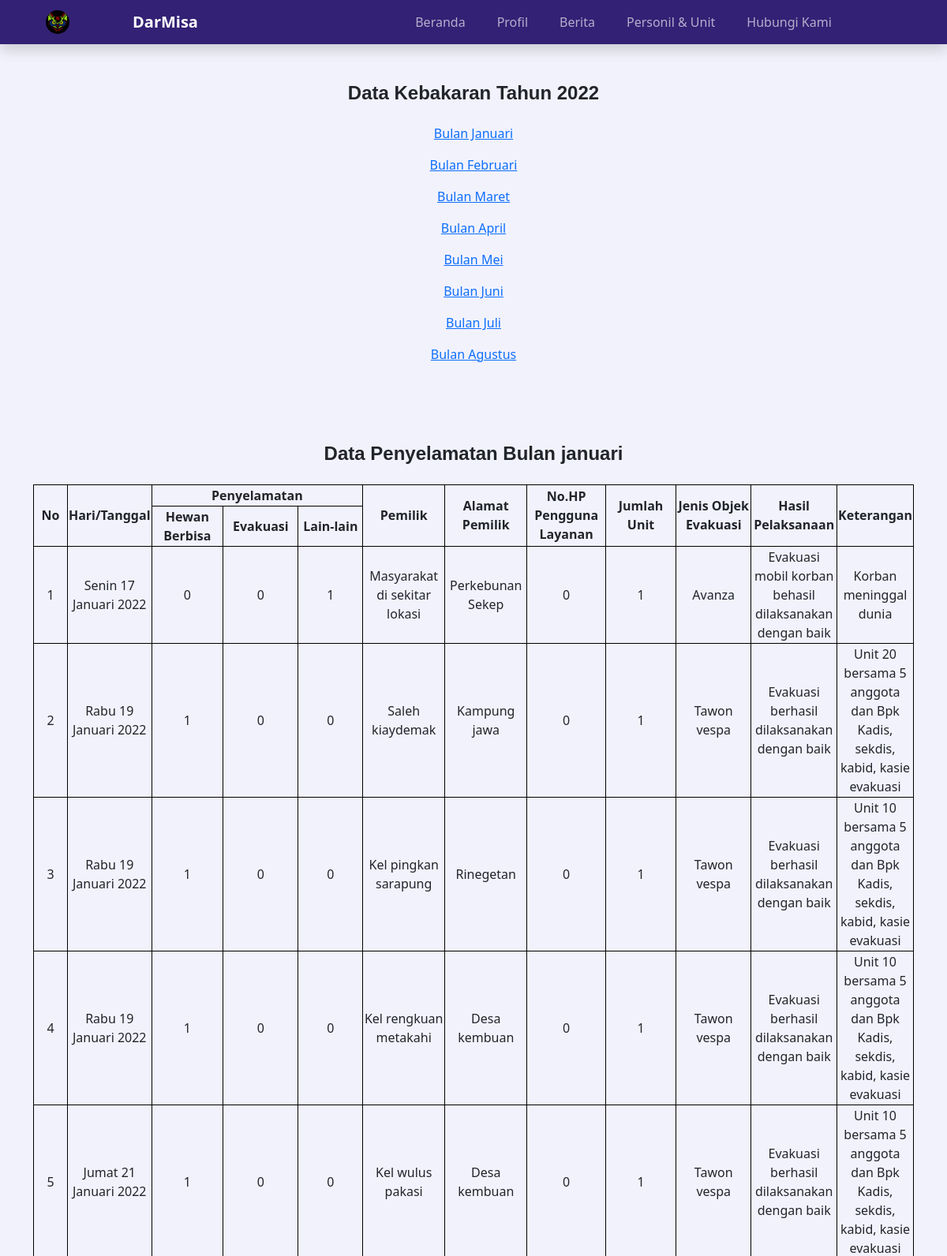
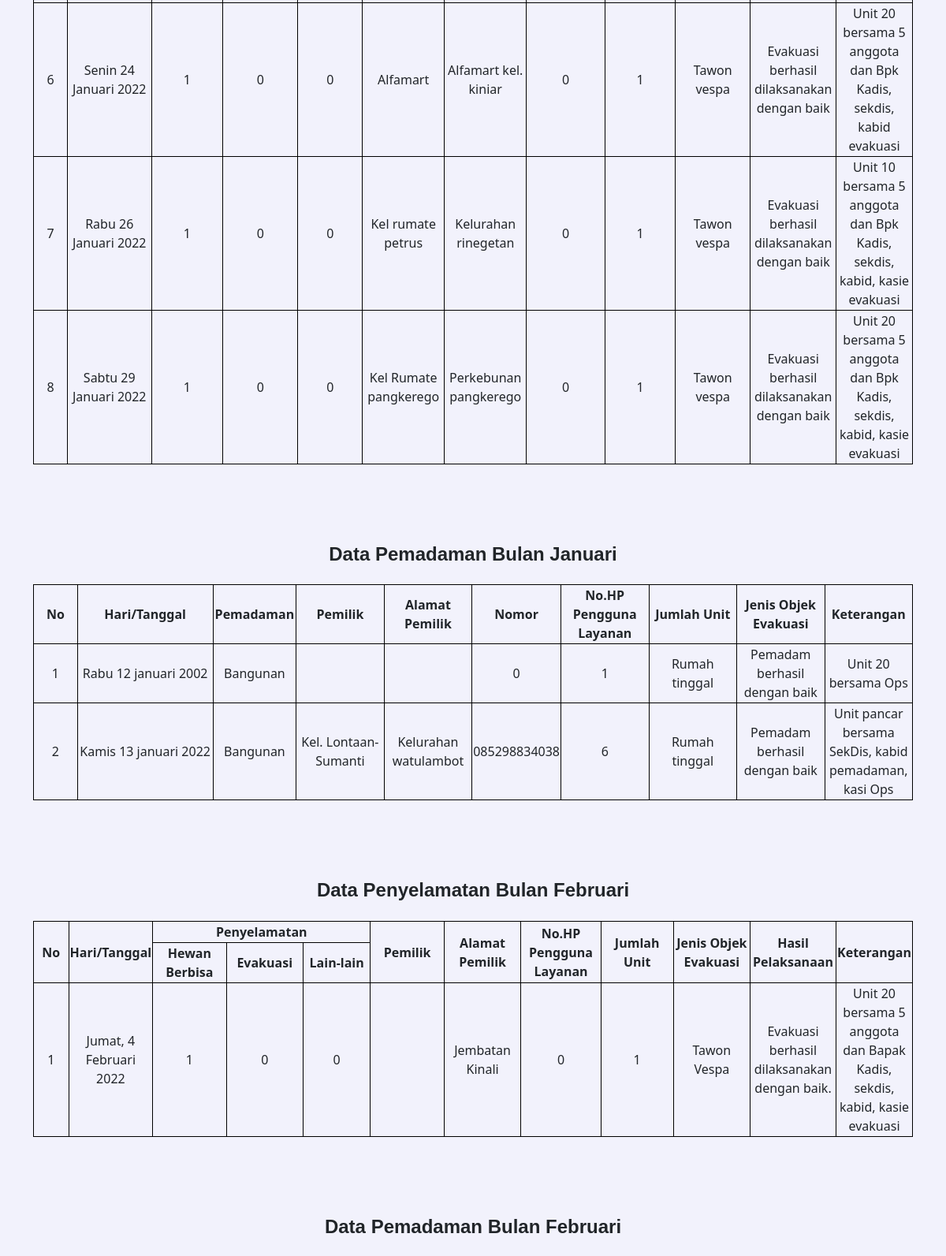
Page /data-kebakaran.php (upper part) on the committed database (2 pictures, top to bottom).
### tables this page shows
CREATE TABLE `penyelamatan_januari` (
  `id` int(11) NOT NULL,
  `No` int(11) NOT NULL,
  `tanggal` varchar(100) NOT NULL,
  `peny_hwn_brbisa` int(11) NOT NULL,
  `peny_eva` int(11) NOT NULL,
  `peny_lain` int(11) NOT NULL,
  `pemilik` varchar(100) NOT NULL,
  `almt_pemilik` varchar(100) NOT NULL,
  `no_hp` int(15) NOT NULL,
  `jmlh_unit` int(11) NOT NULL,
  `jns_objk_eva` varchar(100) NOT NULL,
  `hsl_plksnn` varchar(100) NOT NULL,
  `Waktu Pelaksanaan_Mulai` varchar(100) NOT NULL,
  `Waktu Pelaksanaan_Selesai` varchar(100) NOT NULL,
  `ket` varchar(100) NOT NULL
);

CREATE TABLE `pemadaman_januari` (
  `id` int(11) NOT NULL,
  `No` int(11) NOT NULL,
  `Hari/Tanggal` varchar(100) NOT NULL,
  `Pemadaman` varchar(100) NOT NULL,
  `Pemilik` varchar(100) NOT NULL,
  `Alamat Pemilik` varchar(100) NOT NULL,
  `Nomor HP` varchar(15) NOT NULL,
  `Jumlah Unit` int(11) NOT NULL,
  `Jenis Objek` varchar(100) NOT NULL,
  `Hasil Pelaksanaan` varchar(100) NOT NULL,
  `Keterangan` varchar(100) NOT NULL
);

CREATE TABLE `penyelamatan_februari` (
  `id` int(11) NOT NULL,
  `No` int(11) NOT NULL,
  `Hari/Tanggal` varchar(100) NOT NULL,
  `Penyelamatan Hewan Berbisa` int(11) NOT NULL,
  `Penyelamatan Evakuasi` int(11) NOT NULL,
  `Penyelamatan lain-lain` int(11) NOT NULL,
  `Pemilik` varchar(100) NOT NULL,
  `Alamat Pemilik` varchar(100) NOT NULL,
  `Nomor HP` int(15) NOT NULL,
  `Jumlah Unit` int(11) NOT NULL,
  `Jenis Objeck` varchar(100) NOT NULL,
  `Hasil Pelaksanaan` varchar(100) NOT NULL,
  `Keterangan` varchar(100) NOT NULL
);

### data-kebakaran.php (the view, shortened to what this page needs)
<?php
include_once 'koneksi.php';
?>
<!DOCTYPE html>
<html lang="en">
<head>
    <link rel="stylesheet" href="./dist/css/data-kebakaran.css">
    <link rel="stylesheet" href="https://cdn.jsdelivr.net/npm/bootstrap-icons@1.9.1/font/bootstrap-icons.css">
    <link href="https://cdn.jsdelivr.net/npm/bootstrap@5.2.2/dist/css/bootstrap.min.css" rel="stylesheet">
    <link href="/docs/5.2/dist/css/bootstrap.min.css" rel="stylesheet">
</head>
<body style="background-color: #f2f2fc;">
    <nav class="navbar navbar-expand-lg shadow sticky-top" style="background-color:rgb(51, 33, 117);">
        <div class="container justify-content-between">
            <a class="navbar-brand navbar-dark d-flex  align-items-center text-white  ms-sm-3 col-6 col-md-4 me-6" aria-label="Bootstrap" href="#"></svg><img class="logo-darmisa text-dark rounded-circle" src="./image/logo_DarMisa.jpg" alt="" title="DarMisa"><span class="fw-bold" style="margin-left: 80px; margin-right: 80px;">DarMisa</span></a>
            <div class="collapse navbar-collapse text-center" id="navbarNav">
                <ul class="navbar-nav mx-auto">
                    <li class="nav-item me-4">
                        <a class="nav-link" aria-current="page" href="./home.php">Beranda</a>
                    </li>
                    <li class="nav-item me-4">
                        <a class="nav-link" aria-current="page" href="./profil.php">Profil</a>
                    </li>
                    <li class="nav-item me-4">
                        <a class="nav-link" aria-current="page" href="./berita.php">Berita</a>
                    </li>
                    <li class="nav-item me-4">
                        <a class="nav-link" aria-current="page" href="./personil.php">Personil & Unit</a>
                    </li>
                    <li class="nav-item me-4">
                        <a class="nav-link" aria-current="page" href="./kontak.html">Hubungi Kami</a>
                    </li>
                </ul>
            </div>
        </div>
    </nav>
    <section class="data">
        <div id="data1" class="container" style="margin-bottom: 200px;">
            <h5 class="data-content text-center fw-bold mt-5 mb-4" style="font-size: 24px; font-family: sans-serif;">Data Kebakaran Tahun 2022</h5>
            <p class="text-center"><a href="https://docs.google.com/spreadsheets/d/1V5BsI2NlaLqLNvIH1uOAGr_veG8WvUTZvXiTgW-IX6E/edit?usp=sharing">Bulan Januari</a></p>
            <p class="text-center"><a href="https://docs.google.com/spreadsheets/d/14wG_lOhGSqlsZS8wcroVH6agcfdkvrslYSLS_c4oE_0/edit?usp=sharing">Bulan Februari</a></p>
            <p class="text-center"><a href="https://docs.google.com/spreadsheets/d/1XXW-KG2z1EJsAJ736BhaaPAEMjtDhIWvuxOtZ-VRqpI/edit?usp=sharing">Bulan Maret</a></p>
            <p class="text-center"><a href="https://docs.google.com/spreadsheets/d/1jL2vBhhxsjER_43qLBfQGEwOZbW7XoNyETC7RbP1Wy8/edit?usp=sharing">Bulan April</a></p>
            <p class="text-center"><a href="https://docs.google.com/spreadsheets/d/1Nc7t3Y7mwsxgaf8XFSmlnFV20ua92AdNGkNdVLGf4gk/edit?usp=sharing">Bulan Mei</a></p>
            <p class="text-center"><a href="https://docs.google.com/spreadsheets/d/1kcwI71bsnxsxBkX10iqtEu6Zsk-KoMvW6wBa7nXMoOo/edit?usp=sharing">Bulan Juni</a></p>
            <p class="text-center"><a href="https://docs.google.com/spreadsheets/d/16McdP-aJHylAogYrk9eHr-VJs1tKePUrRICyZgEeDhg/edit?usp=sharing">Bulan Juli</a></p>
            <p class="text-center"><a href="https://docs.google.com/spreadsheets/d/1f86CPQny1tXRtwk8T5w_S2x3OblMI0IhVj1Hae_T1bs/edit?usp=sharing">Bulan Agustus</a></p>
            <h5 class="data-content text-center fw-bold mb-4" style="font-size: 24px; font-family: sans-serif; margin-top: 100px;">Data Penyelamatan Bulan januari</h5>
            <?php
                $item = [];
                $sql = "SELECT * FROM penyelamatan_januari";
                if ($result = mysqli_query($con, $sql)) {
                    while ($row = mysqli_fetch_row($result)) {
                    $item[] = $row;
                    }
                }
            ?>
            <table>
                <tr>
                    <th rowspan="2" style="border: 1px solid black; width: 5%; text-align: center;">No</th>
                    <th rowspan="2" style="border: 1px solid black; text-align: center;">Hari/Tanggal</th>
                    <th colspan="3" style="border: 1px solid black; text-align: center;">Penyelamatan</th>
                    <th rowspan="2" style="border: 1px solid black; width: 10%; text-align: center;">Pemilik</th>
                    <th rowspan="2" style="border: 1px solid black; width: 10%; text-align: center;">Alamat Pemilik</th>
                    <th rowspan="2" style="border: 1px solid black; width: 10%; text-align: center;">No.HP Pengguna Layanan</th>
                    <th rowspan="2" style="border: 1px solid black; width: 10%; text-align: center;">Jumlah Unit</th>
                    <th rowspan="2" style="border: 1px solid black; width: 10%; text-align: center;">Jenis Objek Evakuasi</th>
                    <th rowspan="2" style="border: 1px solid black; width: 10%; text-align: center;">Hasil Pelaksanaan</th>
                    <th rowspan="2" style="border: 1px solid black; width: 10%; text-align: center;">Keterangan</th>
                </tr>
                <tr>
                    <th style="border: 1px solid black; width: 10%; text-align: center;">Hewan Berbisa</th>
                    <th style="border: 1px solid black; width: 10%; text-align: center;">Evakuasi</th>
                    <th style="border: 1px solid black; width: 10%; text-align: center;">Lain-lain</th>
                </tr>
            <?php foreach ($item as $row): ?>
                <tr style="height: 40px;">
                    <td style="border: 1px solid black; text-align: center;"><?= $row[1];?></td>
                    <td style="border: 1px solid black; text-align: center;"><?= $row[2];?></td>
                    <td style="border: 1px solid black; text-align: center;"><?= $row[3];?></td>
                    <td style="border: 1px solid black; text-align: center;"><?= $row[4];?></td>
                    <td style="border: 1px solid black; text-align: center;"><?= $row[5];?></td>
                    <td style="border: 1px solid black; text-align: center;"><?= $row[6];?></td>
                    <td style="border: 1px solid black; text-align: center;"><?= $row[7];?></td>
                    <td style="border: 1px solid black; text-align: center;"><?= $row[8];?></td>
                    <td style="border: 1px solid black; text-align: center;"><?= $row[9];?></td>
                    <td style="border: 1px solid black; text-align: center;"><?= $row[10];?></td>
                    <td style="border: 1px solid black; text-align: center;"><?= $row[11];?></td>
                    <td style="border: 1px solid black; text-align: center;"><?= $row[14];?></td>
                </tr>
            <?php endforeach; ?>
            </table>
            <h5 class="data-content text-center fw-bold mb-4" style="font-size: 24px; font-family: sans-serif; margin-top: 100px;">Data Pemadaman Bulan Januari</h5>
            <?php
                $item = [];
                $sql = "SELECT * FROM pemadaman_januari";
                if ($result = mysqli_query($con, $sql)) {
                    while ($row = mysqli_fetch_row($result)) {
                    $item[] = $row;
                    }
                }
            ?>
            <table>
                <tr>
                    <th rowspan="2" style="border: 1px solid black; width: 5%; text-align: center;">No</th>
                    <th rowspan="2" style="border: 1px solid black; text-align: center;">Hari/Tanggal</th>
                    <th colspan="3" rowspan="2" style="border: 1px solid black; text-align: center;">Pemadaman</th>
                    <th rowspan="2" style="border: 1px solid black; width: 10%; text-align: center;">Pemilik</th>
                    <th rowspan="2" style="border: 1px solid black; width: 10%; text-align: center;">Alamat Pemilik</th>
                    <th rowspan="2" style="border: 1px solid black; width: 10%; text-align: center;">Nomor</th>
                    <th rowspan="2" style="border: 1px solid black; width: 10%; text-align: center;">No.HP Pengguna Layanan</th>
                    <th rowspan="2" style="border: 1px solid black; width: 10%; text-align: center;">Jumlah Unit</th>
                    <th rowspan="2" style="border: 1px solid black; width: 10%; text-align: center;">Jenis Objek Evakuasi</th>
                    <th rowspan="2" style="border: 1px solid black; width: 10%; text-align: center;">Keterangan</th>
                </tr>
                <tr>
                </tr>
            <?php foreach ($item as $row): ?>
                <tr style="height: 40px;">
                    <td style="border: 1px solid black; text-align: center;"><?= $row[1];?></td>
                    <td style="border: 1px solid black; text-align: center;"><?= $row[2];?></td>
                    <td style="border: 1px solid black; text-align: center;" colspan="3"><?= $row[3];?></td>
                    <td style="border: 1px solid black; text-align: center;"><?= $row[4];?></td>
                    <td style="border: 1px solid black; text-align: center;"><?= $row[5];?></td>
                    <td style="border: 1px solid black; text-align: center;"><?= $row[6];?></td>
                    <td style="border: 1px solid black; text-align: center;"><?= $row[7];?></td>
                    <td style="border: 1px solid black; text-align: center;"><?= $row[8];?></td>
                    <td style="border: 1px solid black; text-align: center;"><?= $row[9];?></td>
                    <td style="border: 1px solid black; text-align: center;"><?= $row[10];?></td>
                </tr>
            <?php endforeach; ?>
            </table>
            <h5 class="data-content text-center fw-bold mb-4" style="font-size: 24px; font-family: sans-serif; margin-top: 100px;">Data Penyelamatan Bulan Februari</h5>
            <?php
                $item = [];
                $sql = "SELECT * FROM penyelamatan_februari";
                if ($result = mysqli_query($con, $sql)) {
                    while ($row = mysqli_fetch_row($result)) {
                    $item[] = $row;
                    }
                }
            ?>
            <table>
                <tr>
                    <th rowspan="2" style="border: 1px solid black; width: 5%; text-align: center;">No</th>
                    <th rowspan="2" style="border: 1px solid black; text-align: center;">Hari/Tanggal</th>
                    <th colspan="3" style="border: 1px solid black; text-align: center;">Penyelamatan</th>
                    <th rowspan="2" style="border: 1px solid black; width: 10%; text-align: center;">Pemilik</th>
                    <th rowspan="2" style="border: 1px solid black; width: 10%; text-align: center;">Alamat Pemilik</th>
                    <th rowspan="2" style="border: 1px solid black; width: 10%; text-align: center;">No.HP Pengguna Layanan</th>
                    <th rowspan="2" style="border: 1px solid black; width: 10%; text-align: center;">Jumlah Unit</th>
                    <th rowspan="2" style="border: 1px solid black; width: 10%; text-align: center;">Jenis Objek Evakuasi</th>
                    <th rowspan="2" style="border: 1px solid black; width: 10%; text-align: center;">Hasil Pelaksanaan</th>
                    <th rowspan="2" style="border: 1px solid black; width: 10%; text-align: center;">Keterangan</th>
                </tr>
                <tr>
                    <th style="border: 1px solid black; width: 10%; text-align: center;">Hewan Berbisa</th>
                    <th style="border: 1px solid black; width: 10%; text-align: center;">Evakuasi</th>
                    <th style="border: 1px solid black; width: 10%; text-align: center;">Lain-lain</th>
                </tr>
            <?php foreach ($item as $row): ?>
                <tr style="height: 40px;">
                    <td style="border: 1px solid black; text-align: center;"><?= $row[1];?></td>
                    <td style="border: 1px solid black; text-align: center;"><?= $row[2];?></td>
                    <td style="border: 1px solid black; text-align: center;"><?= $row[3];?></td>
                    <td style="border: 1px solid black; text-align: center;"><?= $row[4];?></td>
                    <td style="border: 1px solid black; text-align: center;"><?= $row[5];?></td>
                    <td style="border: 1px solid black; text-align: center;"><?= $row[6];?></td>
                    <td style="border: 1px solid black; text-align: center;"><?= $row[7];?></td>
                    <td style="border: 1px solid black; text-align: center;"><?= $row[8];?></td>
                    <td style="border: 1px solid black; text-align: center;"><?= $row[9];?></td>
                    <td style="border: 1px solid black; text-align: center;"><?= $row[10];?></td>
                    <td style="border: 1px solid black; text-align: center;"><?= $row[11];?></td>
                    <td style="border: 1px solid black; text-align: center;"><?= $row[12];?></td>
                </tr>
            <?php endforeach; ?>
            </table>
            <h5 class="data-content text-center fw-bold mb-4" style="font-size: 24px; font-family: sans-serif; margin-top: 100px;">Data Pemadaman Bulan Februari</h5>
        </div>
    </section>
</body>
</html>

### rows in the picture
penyelamatan_januari: No "1", tanggal "Senin 17 Januari 2022", peny_hwn_brbisa "0", peny_eva "0", peny_lain "1", pemilik "Masyarakat di sekitar lokasi", almt_pemilik "Perkebunan Sekep", no_hp "0", jmlh_unit "1", jns_objk_eva "Avanza", hsl_plksnn "Evakuasi mobil korban behasil dilaksanakan dengan baik", ket "Korban meninggal dunia"
penyelamatan_januari: No "2", tanggal "Rabu 19 Januari 2022", peny_hwn_brbisa "1", peny_eva "0", peny_lain "0", pemilik "Saleh kiaydemak", almt_pemilik "Kampung jawa", no_hp "0", jmlh_unit "1", jns_objk_eva "Tawon vespa", hsl_plksnn "Evakuasi berhasil dilaksanakan dengan baik", ket "Unit 20 bersama 5 anggota dan Bpk Kadis, sekdis, kabid, kasie evakuasi"
penyelamatan_januari: No "3", tanggal "Rabu 19 Januari 2022", peny_hwn_brbisa "1", peny_eva "0", peny_lain "0", pemilik "Kel pingkan sarapung", almt_pemilik "Rinegetan", no_hp "0", jmlh_unit "1", jns_objk_eva "Tawon vespa", hsl_plksnn "Evakuasi berhasil dilaksanakan dengan baik", ket "Unit 10 bersama 5 anggota dan Bpk Kadis, sekdis, kabid, kasie evakuasi"
penyelamatan_januari: No "4", tanggal "Rabu 19 Januari 2022", peny_hwn_brbisa "1", peny_eva "0", peny_lain "0", pemilik "Kel rengkuan metakahi", almt_pemilik "Desa kembuan", no_hp "0", jmlh_unit "1", jns_objk_eva "Tawon vespa", hsl_plksnn "Evakuasi berhasil dilaksanakan dengan baik", ket "Unit 10 bersama 5 anggota dan Bpk Kadis, sekdis, kabid, kasie evakuasi"
penyelamatan_januari: No "5", tanggal "Jumat 21 Januari 2022", peny_hwn_brbisa "1", peny_eva "0", peny_lain "0", pemilik "Kel wulus pakasi", almt_pemilik "Desa kembuan", no_hp "0", jmlh_unit "1", jns_objk_eva "Tawon vespa", hsl_plksnn "Evakuasi berhasil dilaksanakan dengan baik", ket "Unit 10 bersama 5 anggota dan Bpk Kadis, sekdis, kabid, kasie evakuasi"
penyelamatan_januari: No "6", tanggal "Senin 24 Januari 2022", peny_hwn_brbisa "1", peny_eva "0", peny_lain "0", pemilik "Alfamart", almt_pemilik "Alfamart kel. kiniar", no_hp "0", jmlh_unit "1", jns_objk_eva "Tawon vespa", hsl_plksnn "Evakuasi berhasil dilaksanakan dengan baik", ket "Unit 20 bersama 5 anggota dan Bpk Kadis, sekdis, kabid evakuasi"
penyelamatan_januari: No "7", tanggal "Rabu 26 Januari 2022", peny_hwn_brbisa "1", peny_eva "0", peny_lain "0", pemilik "Kel rumate petrus", almt_pemilik "Kelurahan rinegetan", no_hp "0", jmlh_unit "1", jns_objk_eva "Tawon vespa", hsl_plksnn "Evakuasi berhasil dilaksanakan dengan baik", ket "Unit 10 bersama 5 anggota dan Bpk Kadis, sekdis, kabid, kasie evakuasi"
penyelamatan_januari: No "8", tanggal "Sabtu 29 Januari 2022", peny_hwn_brbisa "1", peny_eva "0", peny_lain "0", pemilik "Kel Rumate pangkerego", almt_pemilik "Perkebunan pangkerego", no_hp "0", jmlh_unit "1", jns_objk_eva "Tawon vespa", hsl_plksnn "Evakuasi berhasil dilaksanakan dengan baik", ket "Unit 20 bersama 5 anggota dan Bpk Kadis, sekdis, kabid, kasie evakuasi"
pemadaman_januari: No "1", value "Rabu 12 januari 2002", Pemadaman "Bangunan", Nomor HP "0", Jumlah Unit "1", Jenis Objek "Rumah tinggal", Hasil Pelaksanaan "Pemadam berhasil dengan baik", Keterangan "Unit 20 bersama Ops"
pemadaman_januari: No "2", value "Kamis 13 januari 2022", Pemadaman "Bangunan", Pemilik "Kel. Lontaan-Sumanti", Alamat Pemilik "Kelurahan watulambot", Nomor HP "085298834038", Jumlah Unit "6", Jenis Objek "Rumah tinggal", Hasil Pelaksanaan "Pemadam berhasil dengan baik", Keterangan "Unit pancar bersama SekDis, kabid pemadaman, kasi Ops"
penyelamatan_februari: No "1", value "Jumat, 4 Februari 2022", Penyelamatan Hewan Berbisa "1", Penyelamatan Evakuasi "0", value "0", Alamat Pemilik "Jembatan Kinali", Nomor HP "0", Jumlah Unit "1", Jenis Objeck "Tawon Vespa", Hasil Pelaksanaan "Evakuasi berhasil dilaksanakan dengan baik.", Keterangan "Unit 20 bersama 5 anggota dan Bapak Kadis, sekdis, kabid, kasie evakuasi"
